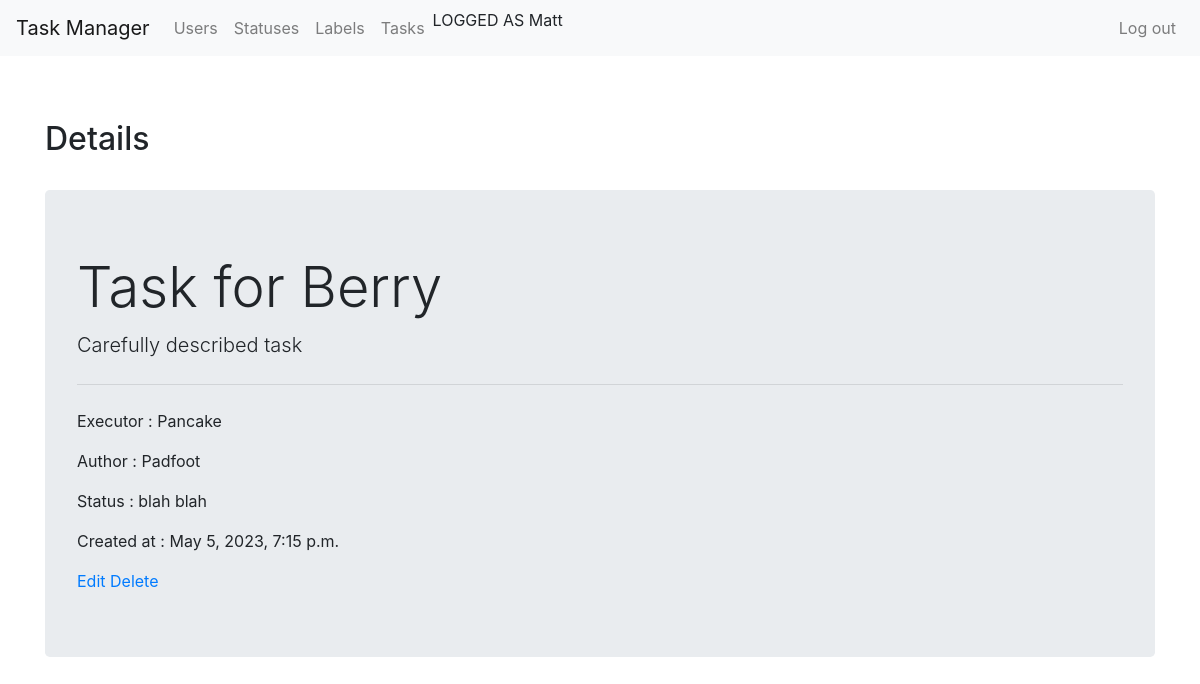
The app's page /tasks/15/ (signed in) with its own data.
### users/models.py (models this page shows)
class User(AbstractUser):
    def __str__(self):
        return self.get_full_name()

### tasks/models.py (models this page shows, shortened)
class Tasks(models.Model):
    name = models.CharField(max_length=140)
    description = models.TextField()
    status = models.ForeignKey(Statuses, on_delete=models.PROTECT)
    executor = models.ForeignKey(User,
                                 on_delete=models.PROTECT,
                                 default=True)
    made_by = models.ForeignKey(User,
                                on_delete=models.PROTECT,
                                related_name='author',
                                default=True)
    date = models.DateTimeField(auto_now_add=True)
    labels = models.ManyToManyField(Labels,
                                    through='LabelRelativity'
                                    )

### statuses/models.py (models this page shows, shortened)
class Statuses(models.Model):
    name = models.CharField(max_length=120)
    date = models.DateTimeField(auto_now_add=True)

### tasks/views.py (the view)
class TaskDetails(LoginRequiredMixin, DetailView):
    template_name = 'tasks/task_detail.html'
    model = Tasks
    context_object_name = 'tasks'

### tasks/templates/tasks/task_detail.html
{% extends 'main_page/base.html' %}
{% load bootstrap4 %}
{% block body %}
    <br>
<h2>Details</h2>
<br>
<div class="jumbotron">
  <h1 class="display-4">{{ tasks.name }}</h1>
  <p class="lead">{{ tasks.description }}</p>
  <hr class="my-4">
  <p>Executor : {{ tasks.executor.username }}</p>
    <p>Author : {{ tasks.made_by.username }}</p>
  <p>Status : {{ tasks.status.name }}</p>
  <p>Created at : {{ tasks.date }} </p>
                       <a href="{% url 'task_edit' pk=tasks.id %}">Edit</a>
                        <a href="{% url 'task_delete' pk=tasks.id %}">Delete</a>
</div>
{% endblock %}

### main_page/templates/main_page/base.html (shortened to what this page needs)
{% load bootstrap4 %}
{% bootstrap_css %}
<!DOCTYPE html>
<html lang="ru-ru">
  <head>
    <link href="https://cdn.jsdelivr.net/npm/bootstrap@4.6.0/dist/css/bootstrap.min.css" rel="stylesheet">
  </head>
  <body class="d-flex flex-column min-vh-100">
    <nav class="navbar navbar-expand-lg navbar-light bg-light mb-3">
      <a class="navbar-brand" href="/">Task Manager</a>
      <div class="collapse navbar-collapse" id="navbarToggleExternalContent">
        <ul class="navbar-nav mr-auto">
          <li class="nav-item">
            <a class="nav-link" href="{% url 'users_list' %}">Users</a>
          </li>
            {% if request.user.is_authenticated %}
            <li>
            <a class="nav-link" href="{% url 'status_list' %}">Statuses</a>
            </li>
            <li>
              <a class="nav-link" href="{% url 'labels_list' %}">Labels</a>
            </li>
            <li>
             <a class="nav-link" href="{% url 'tasks_list' %}">Tasks</a>
            </li>
                <li>LOGGED AS {{ user.username }}</li>
            {% endif %}
        </ul>
        <ul class="navbar-nav">
            {% if not request.user.is_authenticated %}
            <li class="nav-item">
              <a class="nav-link" href="{% url 'login' %}">Log in</a>
            </li>
            <li class="nav-item">
              <a class="nav-link" href="{% url 'user_create' %}">Registration</a>
            </li>
            {% else %}
            <li>
                <a class="nav-link" href="{% url 'logout' %}">Log out</a>
            </li>
            {% endif %}
        </ul>
      </div>
    </nav>
    <div class="container wrapper flex-grow-1">
{% block body %}{% endblock %}
</html>

### records on screen
User: username "Matt"
Tasks: name "Task for Berry", description "Carefully described task", executor.username "Pancake", made_by.username "Padfoot", status.name "blah blah", date "May 5, 2023, 7:15 p.m."
